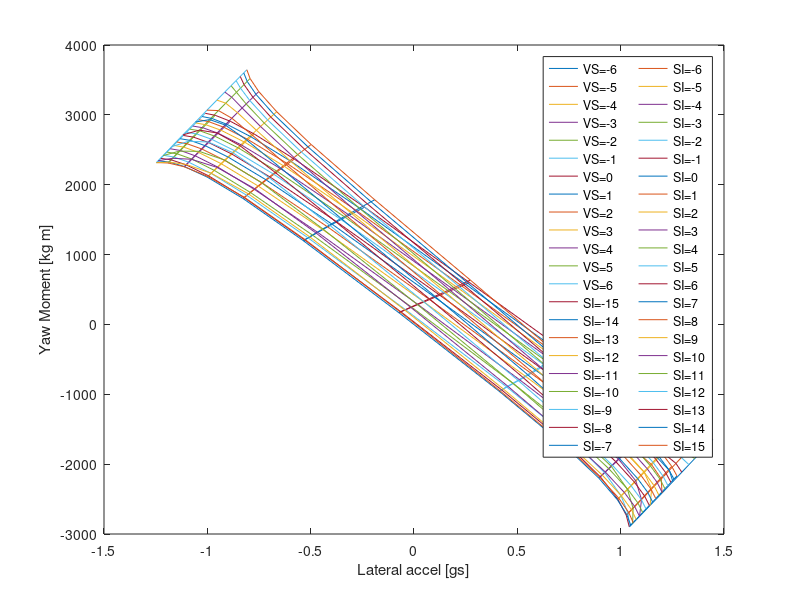

The MATLAB script that drew this image:
clear all
clc

g=9.81; % m/s^2

l = 1.53; %wheel base
a = 0.8; %Distance Front axis - COG 
b = l-a; %Distancia ruedas tras a cg
Tf = 1.25; %Trackwidth front
Tr = 1.15; %Trackwidth rear
weight = 320; %Pes amb pilot
Zrf=0.0964; %Roll center front m
Zrr=0.120; %Roll center rear m
Kf= 352.41; %roll stiffnes front maxima ajustabilidad +150 de lo que de el muelle
Kr= 296.70; %roll stiffnes rear maxima ajustabilidad +250 de lo que de el muelle
h= 0.28; %COG height m
H=h-((Zrr-Zrf)*a/l) % vertical height: roll axis and COG. Obtained wit similar triangles rules m
copx = 0.9; % center de pressure
lambdaHy=1;
lambdaVy=1;
lambdauy=0.59; %scaling factor
lambdaKygamma=1;
lambdaCy=1;
lambdaEy=1;
lambdaKyalpha=1;
lambdaKygamma=1;
PF=0.75; %Front pressure Bar
PR=0.75; %Rrear pressure Bar
gammaF0=-0.9; %Front Camber deg en negatiu
gammaR0=-0.9; %Rear Camber deg en negatiu

%Propietats del neumàtic
PCY1 = 1.5000; %shape factor (Afilar cantonades i estirar i atxatar)
PDY1 = 2.4360; %estirar o aixafar gràfica
PDY2 = -0.3628;
PDY3 = 10;
PEY1 = -0.0286; %afilar cantonades
PEY2 = 0.0113;
PEY3 = -0.2863; %en negatiu s'afila la dreta i en postiu l'esquerra
PEY4 = 32.0364;
PEY5 = -4.6821e+03;
PKY1 = -35.2758;
PKY2 = 1.7514; %rotar sobre el centre antihorari
PKY3 = 1.0000; 
PKY4 = 2.0000; 
PKY5 = -1.6874; 
PKY6 = 3.5692;
PKY7 = 1.9296;
PHY1 = 0.0043; %Desplaçar lateralment
PHY2 = 0; %Desplaçar lateralment
PVY1 = -0.0216; %pujar i baixar la grafica sencera
PVY2 = 0; %pujar i baixar la grafica sencera
PVY3 = 0.6492; %pujar i baixar la grafica sencera
PVY4 = 2.1293;
PPY1 = 0.2239; 
PPY2 = 0.9444;
PPY3 = -0.9607;
PPY4 = -2;
PPY5 = 0.0000;
Fz0 = 1080;
P0=0.97;
%Turn slip
z0=1;
z1=1;
z2=1;
z3=1;
z4=1;

%Ecuacio MZ(SA) Regressio 
a0m =       2.107;
a1m =      -3.933;
b1m =       61.61;
a2m =     -0.4837;
b2m =       10.06;
a3m =      0.7475;
b3m =        7.31;
a4m =      0.4277;
b4m =      -0.423;
a5m =       1.124;
b5m =       3.801;
wm =      0.2417;

MZ=@(SA)  a0m + a1m*cos(SA*wm) + b1m*sin(SA*wm) + a2m*cos(2*SA*wm) + b2m*sin(2*SA*wm) + a3m*cos(3*SA*wm) + b3m*sin(3*SA*wm) + a4m*cos(4*SA*wm) + b4m*sin(4*SA*wm) + a5m*cos(5*SA*wm) + b5m*sin(5*SA*wm);

%Steering-Camber
C=@(S)0.0057*S^3+0.0278*S^2+0.0386*S; % S=steering input rad


%%%%%%%%%%%%%%%%%%%%%%%%%%%%%%%%%%%%%%%%%

%Inputs
V=90; %velocitat en X en km/h
deltadg=-15:1:15; %Steering angles en graus
SI=deltadg'.*pi/180; %Steering angle en rad
Betadg=-6:1:6; %Whole car slip angle en graus
VS=Betadg'.*pi/180; %Whole car slip angle rad
sliplim=17*pi/180; %Limit slip angle


%Izz=car.weight*(a^2+car.h^2); %Moment inercia
df=2.3*((V/3.6)^2) %Down Force
dfR=(df*copx)/l %dfR=df*copx/(1.53*2); Down Force front
dfF=df-dfR %dfF=df*(1.53-copx)/(1.53*2); Down Force rear
%Vy=(V./3.6)*tan(VS);
Wf=g*weight*b/l
Wr=g*weight*a/l


for i = 1:length(SI);
    for j = 1:length(VS);
        Vx(j)=(V/3.6)*cos(VS(j));
        Vy(j)=(Vx(j))*VS(j); 
        w(i,j)=0;
        Ay(i,j)=0;
        for k=1:10     
            
            alphaFL(i,j)=((tan(VS(j))*(Vx(j)))+(w(i,j)*a))./((Vx(j))-w(i,j)*Tf/2)-SI(i); %slip angle front left en rad
            if alphaFL(i,j)>sliplim;
                alphaFL(i,j)=sliplim;
            elseif alphaFL(i,j)<-sliplim;
                alphaFL(i,j)=-sliplim;
            end
            
            alphaFR(i,j)=((tan(VS(j))*(Vx(j)))+(w(i,j)*a))./((Vx(j))+w(i,j)*Tf/2)-SI(i); %slip angle front right en rad
            if alphaFR(i,j)>sliplim;
                alphaFR(i,j)=sliplim;
            elseif alphaFR(i,j)<-sliplim;
                alphaFR(i,j)=-sliplim;
            end
            
            alphaRL(i,j)=((tan(VS(j))*(Vx(j)))-(w(i,j)*b))./((Vx(j))-w(i,j)*Tr/2); %slip angle rear left en rad           
            if alphaRL(i,j)>sliplim;
                alphaRL(i,j)=sliplim;
            elseif alphaRL(i,j)<-sliplim;
                alphaRL(i,j)=-sliplim;
            end
            
            alphaRR(i,j)=((tan(VS(j))*(Vx(j)))-(w(i,j)*b))./((Vx(j))+w(i,j)*Tr/2); %slip angle rear right en rad
            if alphaRR(i,j)>sliplim;
                alphaRR(i,j)=sliplim;
            elseif alphaRR(i,j)<-sliplim;
                alphaRR(i,j)=-sliplim;
            end
            
            %Weight transfer
            WF(i,j)=Ay(i,j)*((g*weight/Tf)*((H*Kf/(Kf+Kr))+(b*Zrf/l))); %weight transfer front (La Ay es en g)
            WR(i,j)=Ay(i,j)*((g*weight/Tr)*((H*Kr/(Kf+Kr))+(a*Zrr/l))); %weight transfer rear (La Ay es en g)
            
            WFL(i,j)=WF(i,j);
            WFR(i,j)=-WF(i,j);
            WRL(i,j)=WR(i,j);
            WRR(i,j)=-WR(i,j);
           
            %Camber variation with bodyroll increment
            rollangle(i,j)=Ay(i,j)*weight*g*H/(Kr+Kf);
            gammarFL(i,j)=abs((gammaF0+0.36842*rollangle(i,j))*pi/180); %rollangle i camber en rad 
            gammarFR(i,j)=abs((gammaF0-0.36842*rollangle(i,j))*pi/180); %rollangle i camber en rad
            gammarRL(i,j)=abs((gammaR0+0.36842*rollangle(i,j))*pi/180); %rollangle i camber en rad 
            gammarRR(i,j)=abs((gammaR0-0.36842*rollangle(i,j))*pi/180); %rollangle i camber en rad 
          
            %Camber variation with steering increment 
            gammasFL(i,j)=gammaF0*pi/180+C(SI(i)); % gammaFL rad
            gammasFR(i,j)=gammaF0*pi/180+C(SI(i)); %gammaFR rad
            
            %Total camber
            gammaFL(i,j)=gammarFL(i,j)+gammasFL(i,j);
            gammaFR(i,j)=gammarFR(i,j)+gammasFR(i,j);
            gammaRL(i,j)=gammarRL(i,j);
            gammaRR(i,j)=gammarRR(i,j);

            %Front Left wheel
            FzFL(i,j) = (Wf/2)+(WFL(i,j))+dfF/2;
            dfzFL(i,j)=(FzFL(i,j)-Fz0)./Fz0;
            dpiFL=(PF-P0)/P0;
            Shy0FL(i,j)=(PHY1+PHY2*dfzFL(i,j))*lambdaHy;
            Svy0FL(i,j)=FzFL(i,j)*(PVY1+PVY2*dfzFL(i,j))*lambdaVy*lambdauy*z2;
            SvygammaFL(i,j)=FzFL(i,j)*(PVY3+PVY4*dfzFL(i,j))*gammaFL(i,j)*lambdaKygamma*lambdauy*z2;%gammaFL rad
            SvyFL(i,j)=Svy0FL(i,j)+SvygammaFL(i,j);
            Kygamma0FL(i,j)=(PKY6+PKY7*dfzFL(i,j))*FzFL(i,j)*lambdaKygamma*(1+PPY5*dpiFL);
            Kyalpha0FL(i,j)=PKY1*Fz0*(1+PPY1*dpiFL)*sin(PKY4*atan(FzFL(i,j)/((PKY2*Fz0*(1+PPY2*dpiFL)))))*lambdaKyalpha;
            KyalphaFL(i,j)=PKY1*Fz0*(1+PPY1*dpiFL)*sin(PKY4*atan(FzFL(i,j)/((PKY2+PKY5*gammaFL(i,j)^2)*Fz0*(1+PPY2*dpiFL))))*(1-PKY3*abs(gammaFL(i,j)))*lambdaKyalpha*z3;%gammaFL rad
            ShygammaFL(i,j)=((Kygamma0FL(i,j)*gammaFL(i,j)-SvygammaFL(i,j))/KyalphaFL(i,j))*z0+z4-1;%gammaFL rad
            ShyFL(i,j)=Shy0FL(i,j)+ShygammaFL(i,j);
            alphayFL(i,j)=-(alphaFL(i,j)+ShyFL(i,j));
            CyFL(i,j)=PCY1*lambdaCy;
            uyFL(i,j)=(PDY1+PDY2*dfzFL(i,j))*(1+PPY3*dpiFL+PPY4*dpiFL^2)*(1-PDY3*gammaFL(i,j)^2)*lambdauy;%gammaFL rad
            DyFL(i,j)=uyFL(i,j)*FzFL(i,j)*z2;
            EyFL(i,j)=(PEY1+PEY2*dfzFL(i,j))*(1+PEY5*gammaFL(i,j)^2-(PEY3+PEY4*gammaFL(i,j))*sign(alphayFL(i,j)))*lambdaEy;%gammaFL rad
            ByFL(i,j)=KyalphaFL(i,j)/(CyFL(i,j)*DyFL(i,j));
            FypFL(i,j)=DyFL(i,j)*sin(CyFL(i,j)*atan(ByFL(i,j)*alphayFL(i,j)-EyFL(i,j).*(ByFL(i,j)*alphayFL(i,j)-atan(ByFL(i,j)*alphayFL(i,j)))))+SvyFL(i,j);
            %MF61Y:
            Gxalpha=1; %combined slip weiht function
            Svyk=0; %combined slip braking included
            FyFL(i,j)=-Gxalpha*FypFL(i,j)+Svyk; %From Magic Formula paper: Fy is perpendicular to wheel plane (not slip angle deviation)
            
            
            %Front Right wheel
            FzFR(i,j) = (Wf/2)+(WFR(i,j))+dfF/2;
            dfzFR(i,j)=(FzFR(i,j)-Fz0)./Fz0;
            dpiFR=(PF-P0)/P0;
            Shy0FR(i,j)=(PHY1+PHY2*dfzFR(i,j))*lambdaHy;
            Svy0FR(i,j)=FzFR(i,j)*(PVY1+PVY2*dfzFR(i,j))*lambdaVy*lambdauy*z2;
            SvygammaFR(i,j)=FzFR(i,j)*(PVY3+PVY4*dfzFR(i,j))*gammaFR(i,j)*lambdaKygamma*lambdauy*z2;
            SvyFR(i,j)=Svy0FR(i,j)+SvygammaFR(i,j);
            Kygamma0FR(i,j)=(PKY6+PKY7*dfzFR(i,j))*FzFR(i,j)*lambdaKygamma*(1+PPY5*dpiFR);
            Kyalpha0FR(i,j)=PKY1*Fz0*(1+PPY1*dpiFR)*sin(PKY4*atan(FzFR(i,j)/((PKY2*Fz0*(1+PPY2*dpiFR)))))*lambdaKyalpha;
            KyalphaFR(i,j)=PKY1*Fz0*(1+PPY1*dpiFR)*sin(PKY4*atan(FzFR(i,j)/((PKY2+PKY5*gammaFR(i,j)^2)*Fz0*(1+PPY2*dpiFR))))*(1-PKY3*abs(gammaFR(i,j)))*lambdaKyalpha*z3;
            ShygammaFR(i,j)=((Kygamma0FR(i,j)*gammaFR(i,j)-SvygammaFR(i,j))/KyalphaFR(i,j))*z0+z4-1;
            ShyFR(i,j)=Shy0FR(i,j)+ShygammaFR(i,j);
            alphayFR(i,j)=alphaFR(i,j)+ShyFR(i,j);
            CyFR(i,j)=PCY1*lambdaCy;
            uyFR(i,j)=(PDY1+PDY2*dfzFR(i,j))*(1+PPY3*dpiFR+PPY4*dpiFR^2)*(1-PDY3*gammaFR(i,j)^2)*lambdauy;
            DyFR(i,j)=uyFR(i,j)*FzFR(i,j)*z2;
            EyFR(i,j)=(PEY1+PEY2*dfzFR(i,j))*(1+PEY5*gammaFR(i,j)^2-(PEY3+PEY4*gammaFR(i,j))*sign(alphayFR(i,j)))*lambdaEy;
            ByFR(i,j)=KyalphaFR(i,j)/(CyFR(i,j)*DyFR(i,j));
            FypFR(i,j)=DyFR(i,j)*sin(CyFR(i,j)*atan(ByFR(i,j)*alphayFR(i,j)-EyFR(i,j).*(ByFR(i,j)*alphayFR(i,j)-atan(ByFR(i,j)*alphayFR(i,j)))))+SvyFR(i,j);
            %MF61Y:
            Gxalpha=1;%conbined slip weiht function
            Svyk=0;%conbined slip braking included
            FyFR(i,j)=Gxalpha*FypFR(i,j)+Svyk; %From Magic Formula paper: Fy is perpendicular to wheel plane (not slip angle deviation)
            
            
            %Rear Left wheel
            FzRL(i,j) = (Wr/2)+WRL(i,j)+dfR/2;
            dfzRL(i,j)=(FzRL(i,j)-Fz0)./Fz0;
            dpiRL=(PR-P0)/P0;
            Shy0RL(i,j)=(PHY1+PHY2*dfzRL(i,j))*lambdaHy;
            Svy0RL(i,j)=FzRL(i,j)*(PVY1+PVY2*dfzRL(i,j))*lambdaVy*lambdauy*z2;
            SvygammaRL(i,j)=FzRL(i,j)*(PVY3+PVY4*dfzRL(i,j))*gammaRL(i,j)*lambdaKygamma*lambdauy*z2;
            SvyRL(i,j)=Svy0RL(i,j)+SvygammaRL(i,j);
            Kygamma0RL(i,j)=(PKY6+PKY7*dfzRL(i,j))*FzRL(i,j)*lambdaKygamma*(1+PPY5*dpiRL);
            Kyalpha0RL(i,j)=PKY1*Fz0*(1+PPY1*dpiRL)*sin(PKY4*atan(FzRL(i,j)/((PKY2*Fz0*(1+PPY2*dpiRL)))))*lambdaKyalpha;
            KyalphaRL(i,j)=PKY1*Fz0*(1+PPY1*dpiRL)*sin(PKY4*atan(FzRL(i,j)/((PKY2+PKY5*gammaRL(i,j)^2)*Fz0*(1+PPY2*dpiRL))))*(1-PKY3*abs(gammaRL(i,j)))*lambdaKyalpha*z3;
            ShygammaRL(i,j)=((Kygamma0RL(i,j)*gammaRL(i,j)-SvygammaRL(i,j))/KyalphaRL(i,j))*z0+z4-1;
            ShyRL(i,j)=Shy0RL(i,j)+ShygammaRL(i,j);
            alphayRL(i,j)=-(alphaRL(i,j)+ShyRL(i,j));
            CyRL(i,j)=PCY1*lambdaCy;
            uyRL(i,j)=(PDY1+PDY2*dfzRL(i,j))*(1+PPY3*dpiRL+PPY4*dpiRL^2)*(1-PDY3*gammaRL(i,j)^2)*lambdauy;
            DyRL(i,j)=uyRL(i,j)*FzRL(i,j)*z2;
            EyRL(i,j)=(PEY1+PEY2*dfzRL(i,j))*(1+PEY5*gammaRL(i,j)^2-(PEY3+PEY4*gammaRL(i,j))*sign(alphayRL(i,j)))*lambdaEy;
            ByRL(i,j)=KyalphaRL(i,j)/(CyRL(i,j)*DyRL(i,j));
            FypRL(i,j)=DyRL(i,j)*sin(CyRL(i,j)*atan(ByRL(i,j)*alphayRL(i,j)-EyRL(i,j).*(ByRL(i,j)*alphayRL(i,j)-atan(ByRL(i,j)*alphayRL(i,j)))))+SvyRL(i,j);
            %MF61Y:
            Gxalpha=1;%conbined slip weiht function
            Svyk=0;%conbined slip braking included
            FyRL(i,j)=-Gxalpha*FypRL(i,j)+Svyk; %From Magic Formula paper: Fy is perpendicular to wheel plane (not slip angle deviation)
            
            
            %Rear Right wheel
            FzRR(i,j) =(Wr/2)+(WRR(i,j))+dfR/2;
            dfzRR(i,j)=(FzRR(i,j)-Fz0)./Fz0;
            dpiRR=(PR-P0)/P0;
            Shy0RR(i,j)=(PHY1+PHY2*dfzRR(i,j))*lambdaHy;
            Svy0RR(i,j)=FzRR(i,j)*(PVY1+PVY2*dfzRR(i,j))*lambdaVy*lambdauy*z2;
            SvygammaRR(i,j)=FzRR(i,j)*(PVY3+PVY4*dfzRR(i,j))*gammaRR(i,j)*lambdaKygamma*lambdauy*z2;
            SvyRR(i,j)=Svy0RR(i,j)+SvygammaRR(i,j);
            Kygamma0RR(i,j)=(PKY6+PKY7*dfzRR(i,j))*FzRR(i,j)*lambdaKygamma*(1+PPY5*dpiRR);
            Kyalpha0RR(i,j)=PKY1*Fz0*(1+PPY1*dpiRR)*sin(PKY4*atan(FzRR(i,j)/((PKY2*Fz0*(1+PPY2*dpiRR)))))*lambdaKyalpha;
            KyalphaRR(i,j)=PKY1*Fz0*(1+PPY1*dpiRR)*sin(PKY4*atan(FzRR(i,j)/((PKY2+PKY5*gammaRR(i,j)^2)*Fz0*(1+PPY2*dpiRR))))*(1-PKY3*abs(gammaRR(i,j)))*lambdaKyalpha*z3;
            ShygammaRR(i,j)=((Kygamma0RR(i,j)*gammaRR(i,j)-SvygammaRR(i,j))/KyalphaRR(i,j))*z0+z4-1;
            ShyRR(i,j)=Shy0RR(i,j)+ShygammaRR(i,j);
            alphayRR(i,j)=alphaRR(i,j)+ShyRR(i,j);
            CyRR(i,j)=PCY1*lambdaCy;
            uyRR(i,j)=(PDY1+PDY2*dfzRR(i,j))*(1+PPY3*dpiRR+PPY4*dpiRR^2)*(1-PDY3*gammaRR(i,j)^2)*lambdauy;
            DyRR(i,j)=uyRR(i,j)*FzRR(i,j)*z2;
            EyRR(i,j)=(PEY1+PEY2*dfzRR(i,j))*(PEY5*gammaRR(i,j)^2-(PEY3+PEY4*gammaRR(i,j))*sign(alphayRR(i,j)))*lambdaEy;
            ByRR(i,j)=KyalphaRR(i,j)/(CyRR(i,j)*DyRR(i,j));
            FypRR(i,j)=DyRR(i,j)*sin(CyRR(i,j)*atan(ByRR(i,j)*alphayRR(i,j)-EyRR(i,j).*(ByRR(i,j)*alphayRR(i,j)-atan(ByRR(i,j)*alphayRR(i,j)))))+SvyRR(i,j);
            %MF61Y:
            Gxalpha=1;%conbined slip weight function
            Svyk=0;%conbined slip braking included
            FyRR(i,j)=Gxalpha*FypRR(i,j)+Svyk; %From Magic Formula paper: Fy is perpendicular to wheel plane (not slip angle deviation)
            
            
            Izz(i,j)=(a/l)*(FzFL(i,j)+FzFR(i,j))*a^2+(b/l)*(FzRR(i,j)+FzRL(i,j))*b^2;
            %Ay(i,j)=(FyFL(i,j)*(cos(SI(i)))+FyFR(i,j)*(cos(SI(i)))+(FyRR(i,j)+FyRL(i,j)))/(weight*g); %Acceleracio lateral o centripeta en g
            Ay(i,j)=(FyFL(i,j)*(sin(SI(i)+VS(j)))+FyFR(i,j)*(sin(SI(i)+VS(j)))+(FyRR(i,j)+FyRL(i,j)))/(weight*g); %Acceleracio lateral o centripeta en g
            %YawMoment(i,j)=(FyFL(i,j).*cos(SI(i))+FyFR(i,j).*cos(SI(i)))*a-(FyRR(i,j)+FyRL(i,j))*b+MZ(alphaFL(i,j))+MZ(alphaFR(i,j))+MZ(alphaRL(i,j))+MZ(alphaRR(i,j));
            YawMoment(i,j)=(FyFL(i,j).*sin(SI(i)+VS(j))+FyFR(i,j).*sin(SI(i)+VS(j)))*a-(FyRR(i,j)+FyRL(i,j))*b-MZ(alphaFL(i,j))-MZ(alphaFR(i,j))-MZ(alphaRL(i,j))-MZ(alphaRR(i,j));
            w(i,j)=Ay(i,j)*g/(V/3.6);
            %R=Ay(i,j)./(w^2);
        end
    end
end
[M,N]=size(YawMoment);


%Plotting Yaw Moment versus Lateral Acceleration
figure
for i=1:N
    plot(Ay(:,i),YawMoment(:,i))
    hold on
end

for i=1:M
    plot(Ay(i,:),YawMoment(i,:))
    hold on
end
% legendCell_VS = cellstr(num2str(VS', 'VS=%-d'));
% legendCell_SI = cellstr(num2str(SI', 'SI=%-d'));
% legend([legendCell_VS;legendCell_SI], 'NumColumns',2)
xlabel('Lateral accel [gs]')
ylabel('Yaw Moment [kg m]')
legendCell_VS = cellstr(num2str(VS*180/pi, 'VS=%-d'));
legendCell_SI = cellstr(num2str(SI*180/pi, 'SI=%-d'));
legend([legendCell_VS;legendCell_SI], 'NumColumns',2)

%{
figure
for i=1:N
    plot(Ay(:,i)/g,YawAccel(:,i))
    hold on
end
for i=1:M
    plot(Ay(i,:)/g,YawAccel(i,:))
    hold on
end
legendCell_VS = cellstr(num2str(VS', 'VS=%-d'));
legendCell_SI = cellstr(num2str(SI', 'SI=%-d'));
legend([legendCell_VS;legendCell_SI], 'NumColumns',2)
xlabel('Lateral accel [gs]')
ylabel('Yaw Accel [deg/s^2]')
%}


